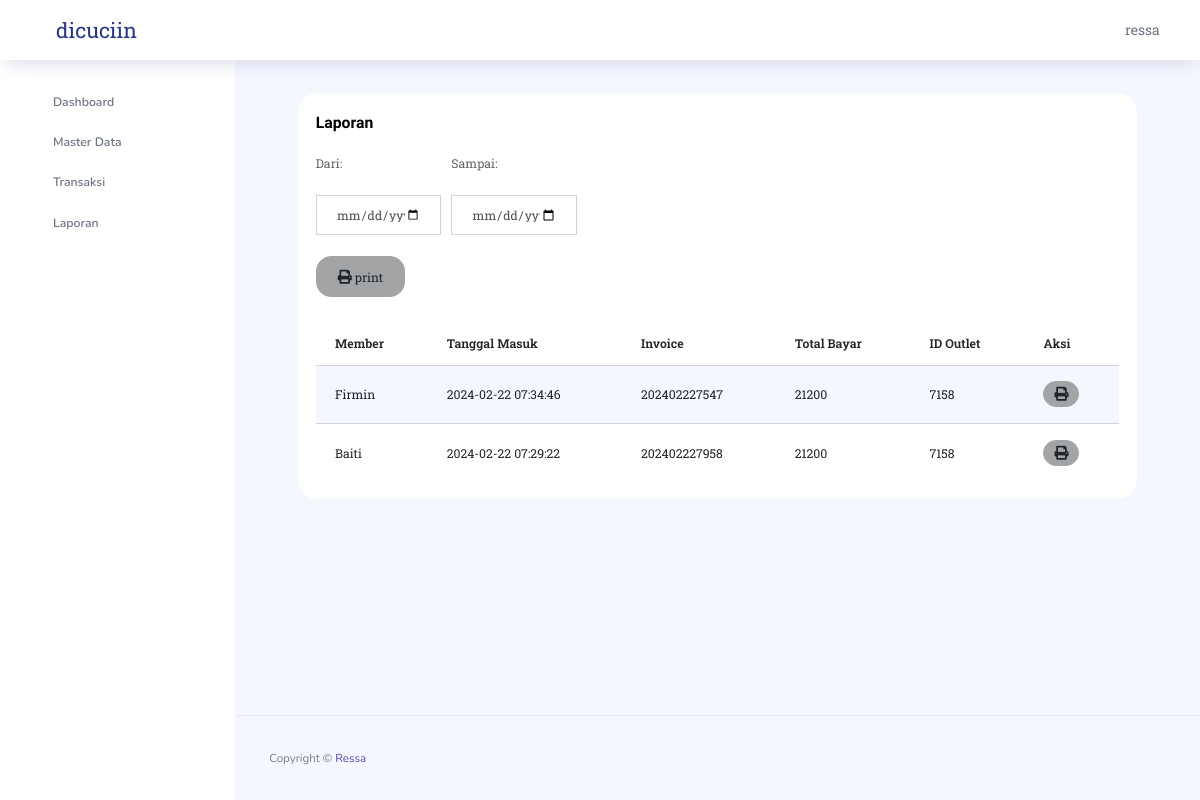
/laundryyy/laporan.php (signed in), run on an earlier commit of the app's database.
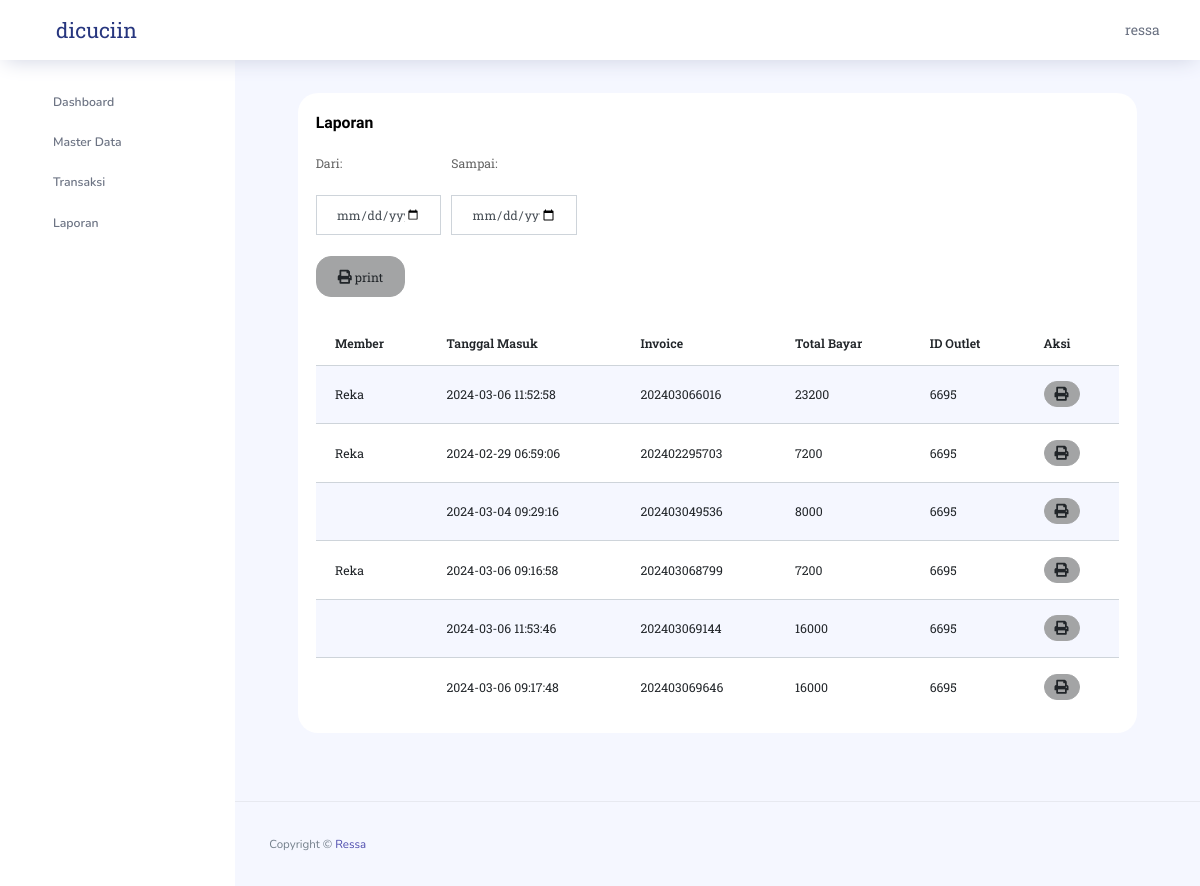
And on a later commit of the database.
### tables this page shows
CREATE TABLE `tb_detail_transaksi` (
  `id` int(11) NOT NULL,
  `id_transaksi` int(11) NOT NULL,
  `id_paket` int(11) NOT NULL,
  `qty` double NOT NULL,
  `keterangan` text NOT NULL,
  `bukti_tran` varchar(25) NOT NULL
);

CREATE TABLE `tb_member` (
  `id` int(11) NOT NULL,
  `nama_member` varchar(100) NOT NULL,
  `alamat` text NOT NULL,
  `jenis_kelamin` enum('L','P') NOT NULL,
  `tlp` varchar(15) NOT NULL
);

CREATE TABLE `tb_transaksi` (
  `id` int(11) NOT NULL,
  `id_outlet` int(11) NOT NULL,
  `kode_invoice` varchar(100) NOT NULL,
  `id_member` varchar(50) NOT NULL,
  `tgl` datetime NOT NULL,
  `batas_waktu` datetime NOT NULL,
  `tgl_bayar` datetime NOT NULL,
  `biaya_tambahan` int(11) NOT NULL,
  `diskon` double NOT NULL,
  `pajak` int(11) NOT NULL,
  `status` enum('baru','proses','selesai','diambil') NOT NULL DEFAULT 'baru',
  `dibayar` enum('dibayar','belum_dibayar') NOT NULL,
  `id_user` int(11) NOT NULL DEFAULT 1111
);

CREATE TABLE `tb_paket` (
  `id` int(11) NOT NULL,
  `id_outlet` int(11) NOT NULL,
  `jenis` enum('kiloan','selimut','bed_cover','kaos','lain') NOT NULL,
  `nama_paket` varchar(100) NOT NULL,
  `harga` int(11) NOT NULL,
  `estimasi` varchar(3) NOT NULL,
  `foto_paket` varchar(100) NOT NULL
);

### laundryyy/laporan.php (the view, shortened to what the changed rows need)
<!DOCTYPE html>
<html lang="en">
<head>
    <?php include 'head.php'; ?>
</head>
<body>
    <div class="container-scroller">
        <div class="container-fluid page-body-wrapper">
                <?php include 'sidebar.php' ?>
            <div class="main-panel">
                <div class="content-wrapper">
                    <div class="col-md-12">
                        <div class="col-lg-12 grid-margin stretch-card">
                            <div class="card">
                                <div class="card-body">
                                    <br>
                                    <div class="table-responsive">
                                        <table class="table table-striped" id="outlet-table">
                                            <thead>
                                                <tr>
                                                    <th>Member</th>
                                                    <th>Tanggal Masuk</th>
                                                    <th>Invoice</th>
                                                    <th>Total Bayar</th>
                                                    <th>ID Outlet</th>
                                                    <th>Aksi</th>
                                                </tr>
                                            </thead>
                                            <tbody>
                                                <?php
                                                $queryTran = "SELECT
                                                tb_detail_transaksi.*,
                                                tb_transaksi.*,
                                                tb_paket.*,
                                                tb_member.*,
                                                ((tb_paket.harga * tb_detail_transaksi.qty) + tb_transaksi.biaya_tambahan + tb_transaksi.pajak - (tb_transaksi.diskon / 100 * tb_paket.harga)) AS total
                                            FROM
                                                tb_detail_transaksi
                                            JOIN
                                                tb_transaksi ON tb_detail_transaksi.id_transaksi = tb_transaksi.id
                                            JOIN
                                                tb_paket ON tb_detail_transaksi.id_paket = tb_paket.id
                                            LEFT JOIN
                                                tb_member ON tb_transaksi.id_member = tb_member.id;
                                            ";
                                                $tranResult = $conn->query($queryTran);
                                                if ($tranResult->num_rows > 0) {
                                                    while ($transaksi = $tranResult->fetch_assoc()) { ?>
                                                <tr>
                                                    <td>
                                                        <?php echo $transaksi['nama_member']; ?>
                                                    </td>
                                                    <td>
                                                        <?php echo $transaksi['tgl']; ?>
                                                    </td>
                                                    <td>
                                                        <?php echo $transaksi['kode_invoice']; ?></label>
                                                    </td>
                                                    <td>
                                                        <?php echo $transaksi['total']; ?>
                                                    </td>
                                                    <td>
                                                        <?php echo $transaksi['id_outlet']; ?>
                                                    </td>
                                                    <td><a href="print_struk.php?id=<?= $transaksi["id_transaksi"]; ?>"
                                                            class="btn btn-secondary btn-small"><i
                                                                class="fas fa-print"></i></a></td>
                                                </tr>
                                                <?php
                                                    }
                                                }
                                                ?>
                                            </tbody>
                                        </table>
                                    </div>
                                </div>
                            </div>
                        </div>
                    </div>
                </div>
            </div>
        </div>
    </div>
</body>
</html>

What changed in the data, as far as the page shows it:
removed tb_detail_transaksi: tb_member.nama_member "Firmin", id_transaksi.tgl "2024-02-22 07:34:46", id_transaksi.kode_invoice "202402227547", total "21200", id_paket.id_outlet "7158"
removed tb_detail_transaksi: tb_member.nama_member "Baiti", id_transaksi.tgl "2024-02-22 07:29:22", id_transaksi.kode_invoice "202402227958", total "21200", id_paket.id_outlet "7158"
added tb_detail_transaksi: tb_member.nama_member "Reka", id_transaksi.tgl "2024-03-06 11:52:58", id_transaksi.kode_invoice "202403066016", total "23200", id_paket.id_outlet "6695"
added tb_detail_transaksi: tb_member.nama_member "Reka", id_transaksi.tgl "2024-02-29 06:59:06", id_transaksi.kode_invoice "202402295703", total "7200", id_paket.id_outlet "6695"
added tb_detail_transaksi: id_transaksi.tgl "2024-03-04 09:29:16", id_transaksi.kode_invoice "202403049536", total "8000", id_paket.id_outlet "6695"
added tb_detail_transaksi: tb_member.nama_member "Reka", id_transaksi.tgl "2024-03-06 09:16:58", id_transaksi.kode_invoice "202403068799", total "7200", id_paket.id_outlet "6695"
added tb_detail_transaksi: id_transaksi.tgl "2024-03-06 11:53:46", id_transaksi.kode_invoice "202403069144", total "16000", id_paket.id_outlet "6695"
added tb_detail_transaksi: id_transaksi.tgl "2024-03-06 09:17:48", id_transaksi.kode_invoice "202403069646", total "16000", id_paket.id_outlet "6695"
